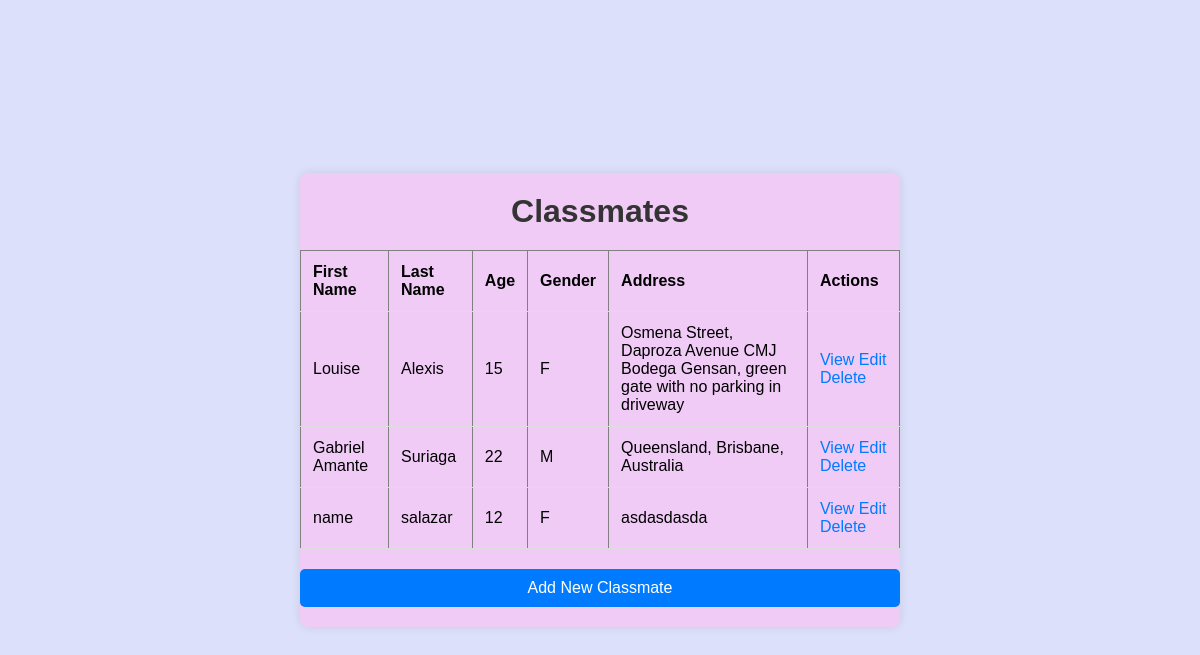
The page /classmate/ on the database its author committed.
### classmates/models.py (models this page shows, shortened)
class Classmate(models.Model):
    GENDER_CHOICES = [
        ('M', 'Male'),
        ('F', 'Female'),
        ('O', 'Other'),
    ]
    firstname = models.CharField(max_length=200)
    lastname = models.CharField(max_length=200)
    age = models.IntegerField()
    gender = models.CharField(max_length=1, choices=GENDER_CHOICES)
    address = models.TextField()

### classmates/views.py (the view)
# urls.py: path('', views.ClassmateList.as_view(), name='classmate_list'),
class ClassmateList(ListView):
    model = Classmate

### classmates/templates/classmates/classmate_list.html (shortened to what this page needs)
<!DOCTYPE html>
<html lang="en">
<head>
</head>
<body>
    <div class="container">
        <h1>Classmates</h1>
        <table border="1">
            <thead>
                <tr>
                    <th>First Name</th>
                    <th>Last Name</th>
                    <th>Age</th>
                    <th>Gender</th>
                    <th>Address</th>
                    <th>Actions</th>
                </tr>
            </thead>
            <tbody>
                {% for classmate in object_list %}
                <tr>
                    <td>{{ classmate.firstname }}</td>
                    <td>{{ classmate.lastname }}</td>
                    <td>{{ classmate.age }}</td>
                    <td>{{ classmate.gender }}</td>
                    <td>{{ classmate.address }}</td>
                    <td>
                        <a href="{% url "classmate_view" classmate.id %}">View</a>
                        <a href="{% url "classmate_edit" classmate.id %}">Edit</a>
                        <a href="{% url "classmate_delete" classmate.id %}">Delete</a>
                    </td>
                </tr>
                {% endfor %}
            </tbody>
        </table>
        <a class="btn" href="{% url "classmate_new" %}">Add New Classmate</a>
    </div>
</body>
</html>

### classmates/templates/classmates/classmate_list.html (style rules this page uses)
body { font-family: 'Arial', sans-serif; background-color: #dde0fa; margin: 0; padding: 0; display: flex; align-items: center; justify-content: center; height: 100vh; }
.container { background-color: #f0cbf6; border-radius: 8px; box-shadow: 0 0 10px rgba(0, 0, 0, 0.1); overflow: hidden; width: 80%; max-width: 600px; }
h1 { color: #333; text-align: center; padding: 20px 0; margin: 0; }
table { width: 100%; border-collapse: collapse; }
th, td { padding: 12px; text-align: left; border-bottom: 1px solid #ddd; }
a { color: #007BFF; text-decoration: none; }
.btn { background-color: #007BFF; color: #fff; padding: 10px 15px; border: none; border-radius: 5px; cursor: pointer; display: block; margin: 20px auto; text-align: center; text-decoration: none; }

### rows shown on the page
Classmate: firstname "Louise", lastname "Alexis", age "15", gender "F", address "Osmena Street, Daproza Avenue CMJ Bodega Gensan, green gate with no parking in driveway"
Classmate: firstname "Gabriel Amante", lastname "Suriaga", age "22", gender "M", address "Queensland, Brisbane, Australia"
Classmate: firstname "name", lastname "salazar", age "12", gender "F", address "asdasdasda"
